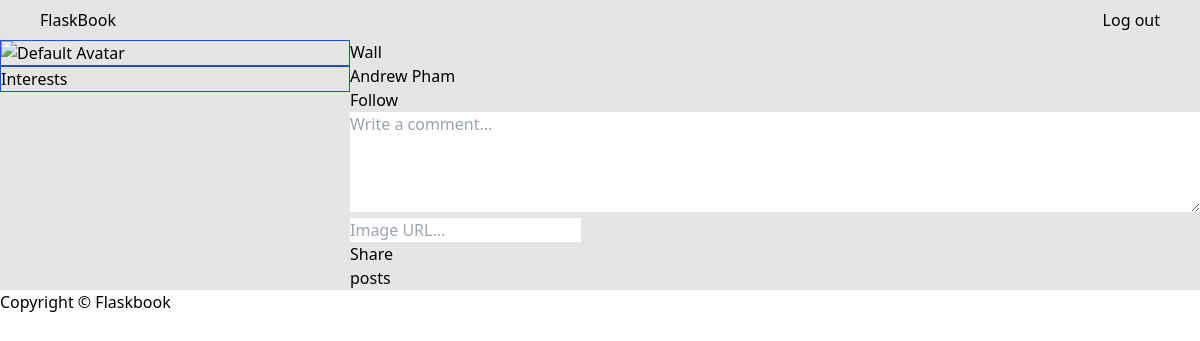
/droo/ (signed in), run on an earlier commit of the app's database.
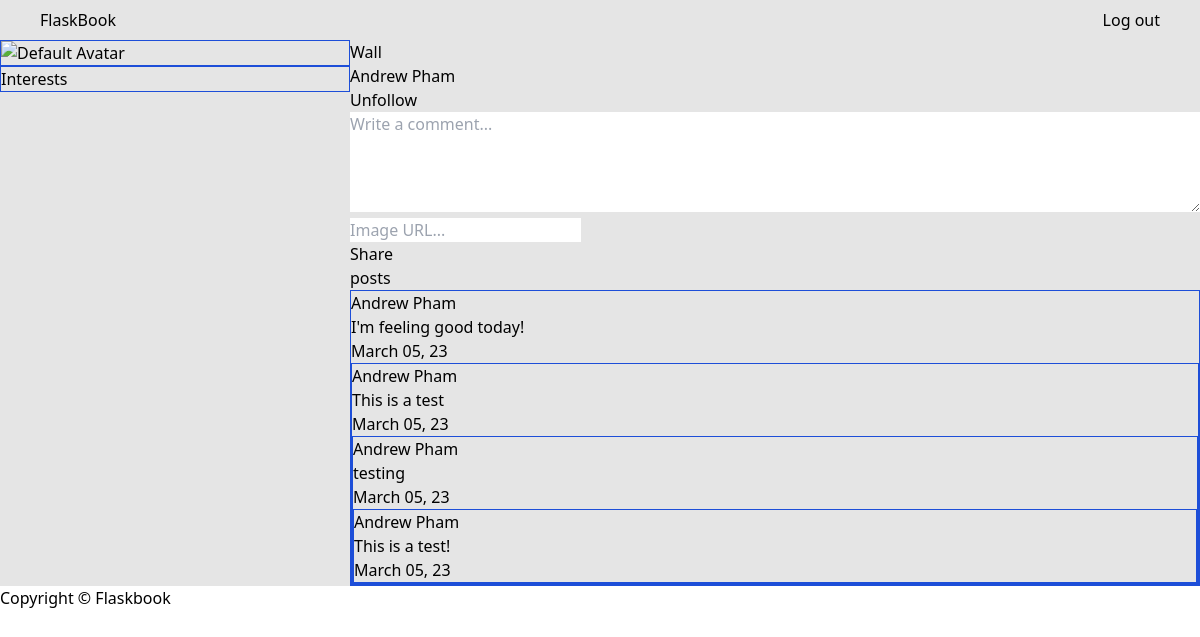
And on a later commit of the database.
### flaskbook_app/models.py (models this page shows, shortened)
class User(UserMixin, db.Model):
    id = db.Column(db.Integer, primary_key=True)
    username = db.Column(db.String(20), unique=True, nullable=False)
    password = db.Column(db.String(200), nullable=False)
    first_name = db.Column(db.String(40), nullable=False)
    last_name = db.Column(db.String(40), nullable=False)
    created_at = db.Column(db.DateTime, default=datetime.utcnow, nullable=False)
    user_interests = db.relationship('UserInterest', backref='user', lazy=True)
    avatar = db.Column(db.String(255), default='https://t4.ftcdn.net/jpg/00/64/67/63/360_F_64676383_LdbmhiNM6Ypzb3FM4PPuFP9rHe7ri8Ju.jpg')
    followed = db.relationship(
        'Follow',
        foreign_keys=[Follow.follower_id],
        backref='follower',
        lazy='dynamic',
    )
    followers = db.relationship(
        'Follow',
        foreign_keys=[Follow.followed_id],
        backref='followed',
        lazy='dynamic',
    )
    def is_following(self, user):
        return self.followed.filter_by(followed_id=user.id).first() is not None

class Post(db.Model):
    id = db.Column(db.Integer, primary_key=True)
    content = db.Column(db.String(1000), nullable=False)
    photo = db.Column(db.String(255))
    created_at = db.Column(db.DateTime, default=datetime.utcnow, nullable=False)
    author_id = db.Column(db.Integer, db.ForeignKey('user.id'), nullable=False)
    receiver_id = db.Column(db.Integer, db.ForeignKey('user.id'), nullable=False)
    author = db.relationship('User', backref='posts', lazy=True, foreign_keys=[author_id])
    receiver = db.relationship('User', backref='receieved_posts', lazy=True, foreign_keys=[receiver_id])

### flaskbook_app/main/routes.py (the view)
@main.route("/<username>/")
@login_required
def user_profile(username):
    form = PostForm()
    user = User.query.filter_by(username=username).first_or_404()
    posts = Post.query.filter_by(receiver_id=user.id).order_by(Post.created_at.desc()).all()
    interests = []
    for interest in user.user_interests:
        interests.append(interest.interest.name)
    return render_template("profile.html", user=user, current_user=current_user, interests=interests, form=form, posts=posts)

### flaskbook_app/main/forms.py
class PostForm(FlaskForm):
    content = TextAreaField('Comment', validators=[DataRequired()], render_kw={"placeholder": "Write a comment..."})
    image = StringField('Image', render_kw={"placeholder": "Image URL..."})
    submit = SubmitField('Share')

### flaskbook_app/extensions.py (called while the page is built)
@login_manager.user_loader
def load_user(user_id):
    return User.query.get(user_id)

### flaskbook_app/templates/profile.html (shortened to what this page needs)
{% extends 'base.html' %} {% block content %}
<section class="h-full w-full bg-neutral-200 flex">
  <section>
    <div class="w-[350px] border border-blue-700">
      {% if user.avatar %}
      <img src="{{ user.avatar }}" class="object-cover" alt="" />
      {% else %}
      <img
        src="https://t4.ftcdn.net/jpg/00/64/67/63/360_F_64676383_LdbmhiNM6Ypzb3FM4PPuFP9rHe7ri8Ju.jpg"
        class="object-cover"
        alt="Default Avatar"
      />
      {% endif %}
    </div>
    <div class="w-[350px] border border-blue-700">
      <h2>Interests</h2>
    </div>
  </section>
  <section class="w-full">
    <h2>Wall</h2>
    <h2>{{ user.first_name }} {{ user.last_name }}</h2>
    {% if current_user.username != user.username %} {% if current_user.is_following(user) %}
    <form action="{{ url_for('main.unfollow', user_id=user.id) }}" method="POST">
      <button type="submit" class="btn btn-primary">Unfollow</button>
    </form>
    {% else %}
    <form action="{{ url_for('main.follow', user_id=user.id) }}" method="POST">
      <button type="submit" class="btn btn-primary">Follow</button>
    </form>
    {% endif %} {% endif %}
    <form method="POST" action="{{ url_for('main.create_post', user_id=user.id)}}">
      <div class="form-group">{{ form.content(class="w-full h-[100px]") }}</div>
      <div class="form-group">{{ form.image(class="form-control") }}</div>
      {{ form.submit(class="btn btn-primary") }}
    </form>
    <div>
      <h2>posts</h2>
      {% for post in posts %}
      <div class="border border-blue-700">
        <p>{{ post.author.first_name}} {{ post.author.last_name }}</p>
        <p>{{ post.content }}</p>
        <p>{{ post.created_at.strftime('%B %d, %y') }}</p>
        {% endfor %}
    </div>
  </section>
</section>
{% endblock %}

### flaskbook_app/templates/base.html (shortened to what this page needs)
<!DOCTYPE html>
<html lang="en">
  <head>
    <link rel="stylesheet" href="{{ url_for('static', filename='css/dist/output.css') }}" />
    <script src="https://cdn.tailwindcss.com"></script>
  </head>
  <body class="min-w-screen min-h-screen">
    <header class="w-full h-10 bg-neutral-200 flex items-center px-10 justify-between">
      <a href="/">FlaskBook</a>
      <nav>
        <div>
          <ul class="flex">
            <li><a href="/logout">Log out</a></li>
          </ul>
        </div>
      </nav>
    </header>
    <main class="min-h-full w-full">{% block content %} {% endblock %}</main>
    <footer>Copyright &copy; Flaskbook</footer>
  </body>
</html>

What changed in the data, as far as the page shows it:
added Post: author.first_name "Andrew", author.last_name "Pham", content "I'm feeling good today!", created_at "March 05, 23"
added Post: author.first_name "Andrew", author.last_name "Pham", content "This is a test", created_at "March 05, 23"
added Post: author.first_name "Andrew", author.last_name "Pham", content "testing", created_at "March 05, 23"
added Post: author.first_name "Andrew", author.last_name "Pham", content "This is a test!", created_at "March 05, 23"
Also different on the page:
text no longer shown: "Follow"
text now shown: "Unfollow"
